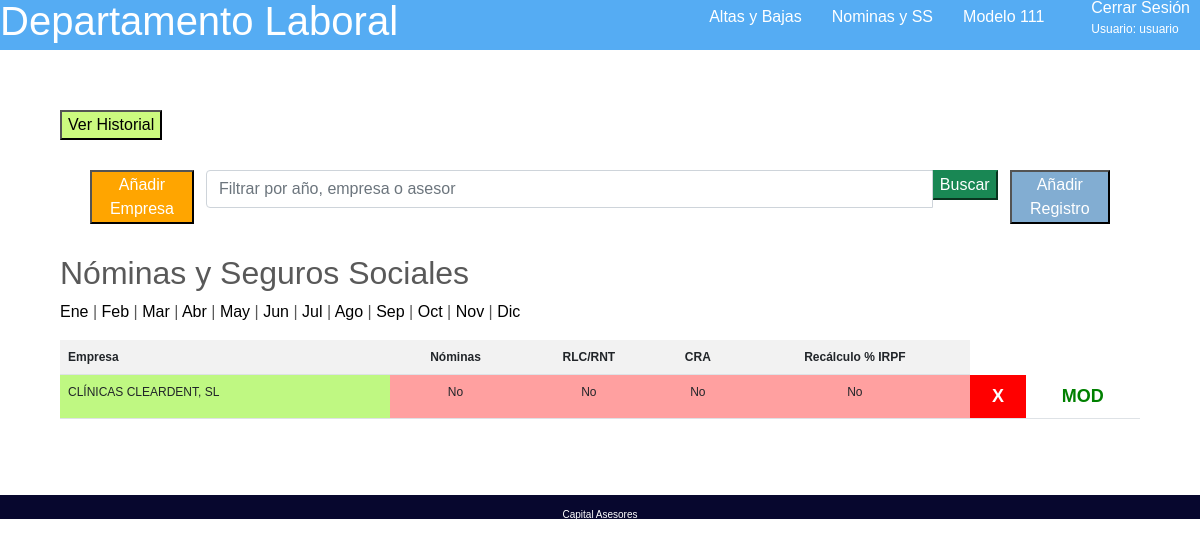
The app's page /nominas (signed in), older data.
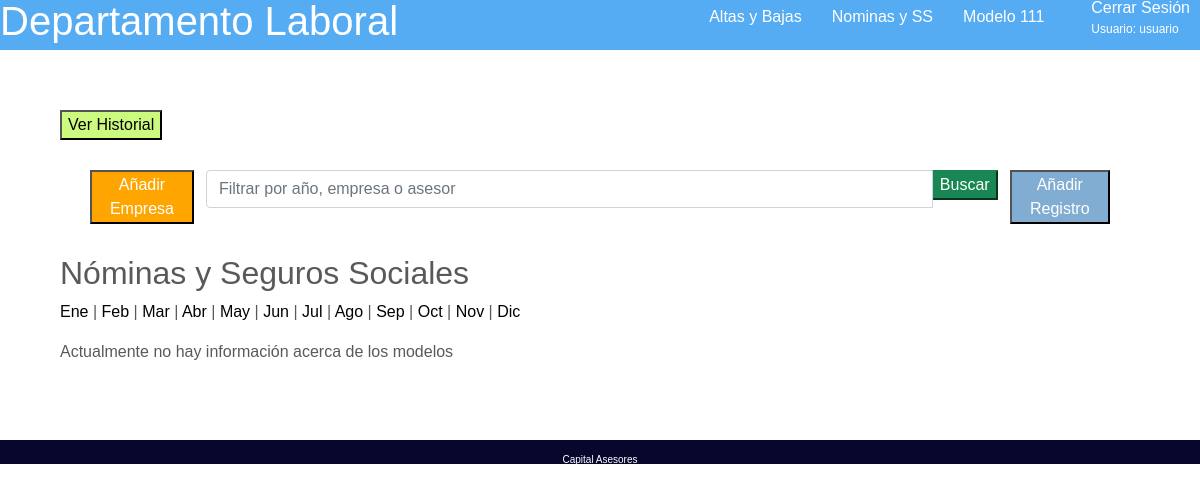
The same page, newer data.
### nucleo/models.py (models this page shows, shortened)
class User(AbstractUser):
    is_asesor = models.BooleanField(default=False)

class nomYSs(models.Model):
    nominas = models.BooleanField(default=False)
    rlcRnt = models.BooleanField(default=False)
    cra = models.BooleanField(default=False)
    class Meses(models.TextChoices):
        Enero = 'Enero'
        Febrero = 'Febrero'
        Marzo = 'Marzo'
        Abril = 'Abril'
        Mayo= 'Mayo'
        Junio = 'junio'
        Julio = 'Julio'
        Agosto = 'Agosto'
        Septiembre = 'Septiembre'
        Octubre = 'Octubre'
        Noviembre = 'Noviembre'
        Diciembre = 'Diciembre'
    mes =  models.CharField(max_length=25, choices=Meses.choices, blank=True, default='Enero')
    recalculo = models.BooleanField(default=False)
    anyo = models.IntegerField(default=2021)
    empresa = models.ForeignKey(Empresa, on_delete=models.CASCADE,related_name="empresaNom")
    fin=models.BooleanField(default=False)
    oculto=models.BooleanField(default=False)
    class Meta:
        ordering = ['mes']

class Empresa(models.Model):
    nombre = models.CharField(max_length=50, unique=True)
    asesor = models.ForeignKey(Asesor, on_delete=models.CASCADE,related_name="asesorEmp")

### nucleo/views.py (the view)
# urls.py: path('nominas',views.Nominas, name="nominas"),
@login_required(login_url='/accounts/login/')
def Nominas(request):
    empresas=Empresa.objects.all()
    nominas= nomYSs.objects.filter(oculto = False)
    queryset = request.GET.get("buscar")
    if queryset:
        nominas = nomYSs.objects.filter(oculto = False).filter(
            Q(anyo__icontains = queryset) |
            Q(empresa__asesor__nombre__icontains = queryset) |
            Q(empresa__nombre__icontains = queryset)
        ).distinct
    emElena= Empresa.objects.filter(asesor = 1).count()
    emMaria= Empresa.objects.filter(asesor = 3).count()
    emCarmen= Empresa.objects.filter(asesor = 2).count()
    emSara= Empresa.objects.filter(asesor = 5).count()
    emJoseLuis= Empresa.objects.filter(asesor = 4).count()
    return render(request, "nucleo/nominas.html", {'empresas':empresas, 'nominas':nominas, 'emElena':emElena, 'emMaria':emMaria, 'emSara':emSara, 'emCarmen':emCarmen, 'emJoseLuis':emJoseLuis})

### nucleo/templates/nucleo/nominas.html (shortened to what this page needs)
{% extends "nucleo/base.html" %}
{% block content %}
<section class="body">
    <article style="align-self:flex-end">
        <a href="{% url 'nominasHistorial'  %}" style="color:black"><button style="background-color:#CCFA7F">Ver Historial</a>
    </article>
      <section style="display:flex; margin: 30px; justify-content: space-around">
    <article>
        <a href="{% url 'createEmpresa'  %}" style="color:white"><button style="background-color:orange">Añadir Empresa</a>
    </article>
    <div class="container">
        <div class="row">
            <div class="col-md-12 search">
                <form method="get">
                    <div id="custom-search-input">
                        <div class="input-group col-md-12">
                            <input type="text" class="form-control" placeholder="Filtrar por año, empresa o asesor" name="buscar">
                            <span clas="input-group-list">
                            <button type="submit" class="boton btn-success">Buscar</button>
                            </span>
                        </div>
                    </div>
                </form>
            </div>
        </div>
    </div>
    <article>
        <a href="{% url 'createnomYSs'  %}" style="color:white"><button style="background-color:#82ADD2">Añadir Registro</a>
    </article>
    </section>
<h2>Nóminas y Seguros Sociales</h2>
<p><a style="color:black" href="{% url 'ene'  %}">Ene</a> | <a style="color:black" href="{% url 'feb'  %}">Feb</a> | <a style="color:black" href="{% url 'mar'  %}">Mar</a> | <a style="color:black" href="{% url 'abr'  %}">Abr</a> | <a style="color:black" href="{% url 'may'  %}">May</a> | <a style="color:black" href="{% url 'jun'  %}">Jun</a> | <a style="color:black" href="{% url 'jul'  %}">Jul</a> | <a style="color:black" href="{% url 'ago'  %}">Ago</a> | <a style="color:black" href="{% url 'sep'  %}">Sep</a> | <a style="color:black" href="{% url 'oct'  %}">Oct</a> | <a style="color:black" href="{% url 'nov'  %}">Nov</a> | <a style="color:black" href="{% url 'dic'  %}">Dic</a></p>
{% if nominas %}
    <table class="table table-striped">
        <tr style="font-size:12px">
         <th>Empresa</th>
         <th style="text-align:center">Nóminas</th>
         <th style="text-align:center">RLC/RNT</th>
         <th style="text-align:center">CRA</th>
         <th style="text-align:center">Recálculo % IRPF</th>
        </tr>
    {% for n in nominas %}
        {% ifequal n.empresa.asesor.nombre 'Elena'  %}
         <tr style="background-color:#BFF882">
         {% endifequal %}
         <td style="font-size:12px">{{n.empresa.nombre}}</td>
         {% if n.nominas %}
         <td style="text-align:center; background-color:#A6FFA0; font-size:12px">Hecho</td>
         {% else %}
         <td style="text-align:center; background-color:#FFA0A0; font-size:12px">No</td>
         {% endif %}
         {% if n.rlcRnt %}
         <td style="text-align:center; background-color:#A6FFA0; font-size:12px">Hecho</td>
         {% else %}
         <td style="text-align:center; background-color:#FFA0A0; font-size:12px">No</td>
         {% endif %}
         {% if n.cra %}
         <td style="text-align:center; background-color:#A6FFA0; font-size:12px">Hecho</td>
         {% else %}
         <td style="text-align:center; background-color:#FFA0A0; font-size:12px">No</td>
         {% endif %}
          {% if n.recalculo %}
         <td style="text-align:center; background-color:#A6FFA0; font-size:12px">Hecho</td>
         {% else %}
         <td style="text-align:center; background-color:#FFA0A0; font-size:12px">No</td>
         {% endif %}
         <td style="font-weight:bold; background-color:red; font-size:18px; text-align:center"><a href="{%url 'deletenomYSs' n.pk %}" style="color:white; backgorund-color:red">X</a></td>
         <td style="font-weight:bold; background-color:white; font-size:18px; text-align:center"><a href="{%url 'updatenomYSs' n.pk %}" style="color:green">MOD</a></td>
        </tr>
    {% endfor %}
    </table>
{% else %}
    <p>Actualmente no hay información acerca de los modelos</p>
    {% endif %}
</section>
{% endblock %}

### nucleo/templates/nucleo/base.html (shortened to what this page needs)
<!DOCTYPE html>
<html lang="en">
<head>
    <link href="https://cdn.jsdelivr.net/npm/bootstrap@5.0.2/dist/css/bootstrap.min.css" rel="stylesheet">
    {% load static %}
    <link href="https://cdn.jsdelivr.net/npm/bootstrap@5.0.2/dist/css/bootstrap.min.css" rel="stylesheet">
    <link rel="stylesheet" type="text/css" href="{% static 'css/ppal.css' %}">
</head>
<body style="display:flex; flex-direction:column; align-content:space-between;">
<header>
    <div class="nombre">
        <a href="{% url 'index'  %}" class="noback"><h1>Departamento Laboral</h1></a>
    </div>
    <div class="headerrigth">
        <nav>
            <ul class="horizontal">
                <li style="padding:0px; margin:0px">
                 <a   style="padding:15px" href="{% url 'empleados'  %}">Altas y Bajas</a>
                </li>
                <li style="padding:0px; margin:0px">
                 <a style="padding:15px" href="{% url 'nominas'  %}">Nominas y SS</a>
                </li>
                <li style="padding:0px; margin:0px">
                    <a style="padding:15px" href="{% url 'modelo111190' %}">Modelo 111</a>
                </li>
                <li style="padding:0px; margin:0px">
                    {% if not request.user.is_authenticated %}
                    <a href="{% url 'login'  %}">Iniciar Sesión</a>
                    {% else %}
                    <a href="{% url 'logout'  %}"><ul>
                        <li>Cerrar Sesión</li>
                        <li style="font-size: 12px">Usuario: {{request.user.username}}</li>
                        </ul></a>
                        {% endif %}
                </li>
            </ul>
        </nav>
    </div>
</header>
 {% block content %}
 {% endblock %}
<footer style="height:10px; padding: 12px">
    <p style="margin:0px">Capital Asesores</p>
</footer>
</body>
</html>

### nucleo/static/css/ppal.css (style rules this page uses)
* { font-family: sans-serif; }
header { display: flex; background-color: rgb(85, 172, 243); color:white; font-family: sans-serif; justify-content: space-between; height: 50px; flex-wrap: nowrap; align-items: center; padding: 0; }
a:visited, a:link, a:active { text-decoration: none; color:white }
li>a { display: flex; align-items: center; }
.headerrigth { display: flex; justify-content: center; height: 100%; align-content: center; }
.horizontal { display: flex; list-style: none; height: 100%; padding: 0%; }
nav { display: flex; align-items: center; }
li { margin-right: 10px; padding: 0; display: flex; height: 100%; align-items: center; }
.nombre { display: flex; align-items: center; height: 100%; }
.body { margin: 5%; color: rgba(0, 0, 0, 0.65); }
footer { padding: 2%; background-color: rgb(7, 7, 46); text-align: center; color: white; height: 15px; }
footer > p { font-size: 10px; }

Row changes from the older to the newer data that the page shows:
removed nomYSs: empresa.nombre "CLÍNICAS CLEARDENT, SL", nominas "No", rlcRnt "No", cra "No", recalculo "No"
Text that changed along with them:
text no longer shown: "Empresa Nóminas RLC/RNT CRA Recálculo % IRPF"
text now shown: "Actualmente no hay información acerca de los modelos"
